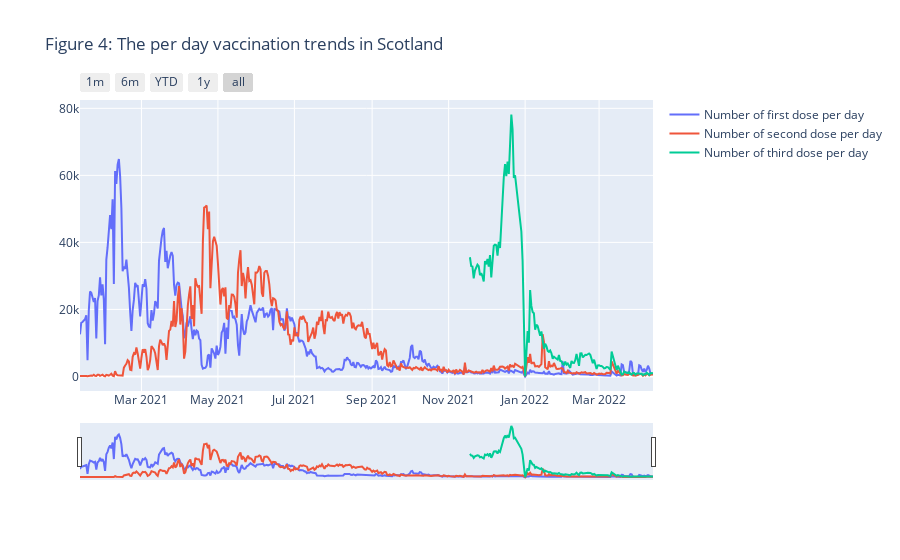

The notebook cell saved with this chart:
### Code cell
# Create figure 4
fig = go.Figure()
fig.add_trace(
    go.Scatter(x=list(plot3.Date), y=list(plot3.Dose1_1),name="Number of first dose per day"))
fig.add_trace(
    go.Scatter(x=list(plot3.Date), y=list(plot3.Dose2_1),name="Number of second dose per day"))
fig.add_trace(
    go.Scatter(x=list(plot3.Date), y=list(plot3.Dose3_1),name="Number of third dose per day"))
fig.update_layout(
    title_text="Figure 4: The per day vaccination trends in Scotland"
)
slide_controls()
fig.show()

### Figure 1 — Plotly figure (JSON) as saved in the notebook; plotly's stock layout.template omitted (floating-point values rounded to 4 significant figures; data arrays with more than 128 entries replaced by an {"elided": "..."} marker saying what was removed)
{"data": [{"name": "Number of first dose per day", "type": "scatter", "x": {"elided": "445 str values"}, "y": {"elided": "445 int values"}}, {"name": "Number of second dose per day", "type": "scatter", "x": {"elided": "445 str values"}, "y": {"elided": "445 int values"}}, {"name": "Number of third dose per day", "type": "scatter", "x": {"elided": "445 str values"}, "y": {"elided": "445 int values"}}], "layout": {"title": {"text": "Figure 4: The per day vaccination trends in Scotland"}, "xaxis": {"rangeselector": {"buttons": [{"count": 1, "label": "1m", "step": "month", "stepmode": "backward"}, {"count": 6, "label": "6m", "step": "month", "stepmode": "backward"}, {"count": 1, "label": "YTD", "step": "year", "stepmode": "todate"}, {"count": 1, "label": "1y", "step": "year", "stepmode": "backward"}, {"step": "all"}]}, "rangeslider": {"visible": true}, "type": "date"}}}
